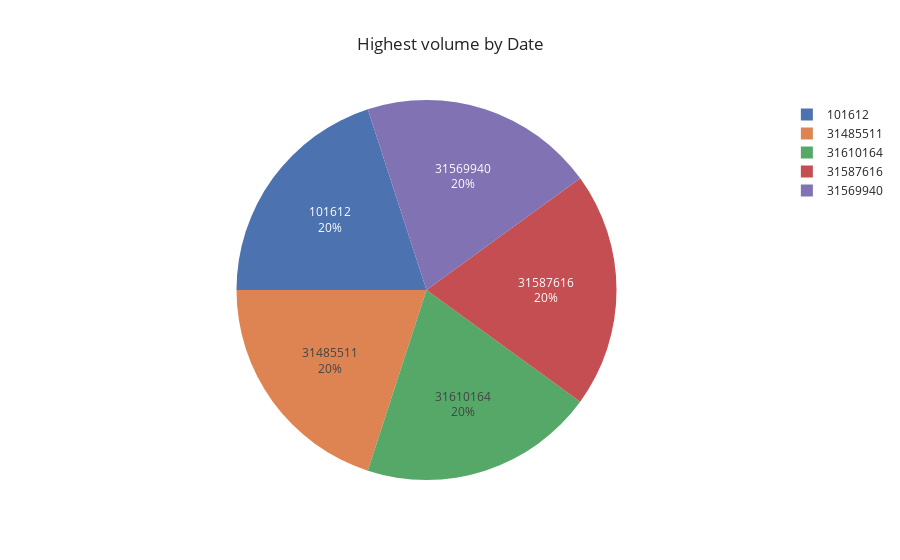

The code cell stored with this chart in its notebook:
### Code cell
volume = pd.DataFrame(ff_dataset.groupby("Volume").nunique().sort_values("Date", ascending=False).head())
#top_10

import plotly.express as px
segments = volume
fig = px.pie(segments, 
             values = volume["Volume"],
            names = volume.index,
            title = "Highest volume by Date",
            template = "seaborn")
fig.update_traces(rotation=-90, textinfo="percent+label")
fig.show()

### Figure 1 — Plotly figure (JSON) as saved in the notebook; plotly's stock layout.template omitted (floating-point values rounded to 4 significant figures)
{"data": [{"domain": {"x": [0, 1], "y": [0, 1]}, "hovertemplate": "index=%{label}<br>Volume=%{value}<extra></extra>", "labels": [101612, 31485511, 31610164, 31587616, 31569940], "legendgroup": "", "name": "", "rotation": -90, "showlegend": true, "textinfo": "percent+label", "type": "pie", "values": [1, 1, 1, 1, 1]}], "layout": {"legend": {"tracegroupgap": 0}, "title": {"text": "Highest volume by Date"}}}
